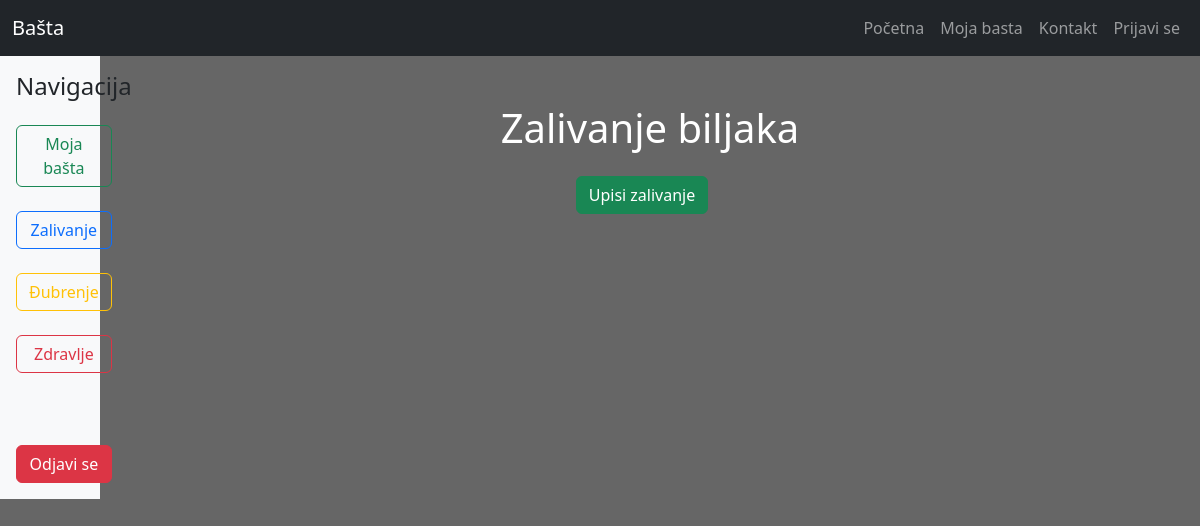
Before: /Basta/pages/zalivanje.php (signed in) with the older database file.
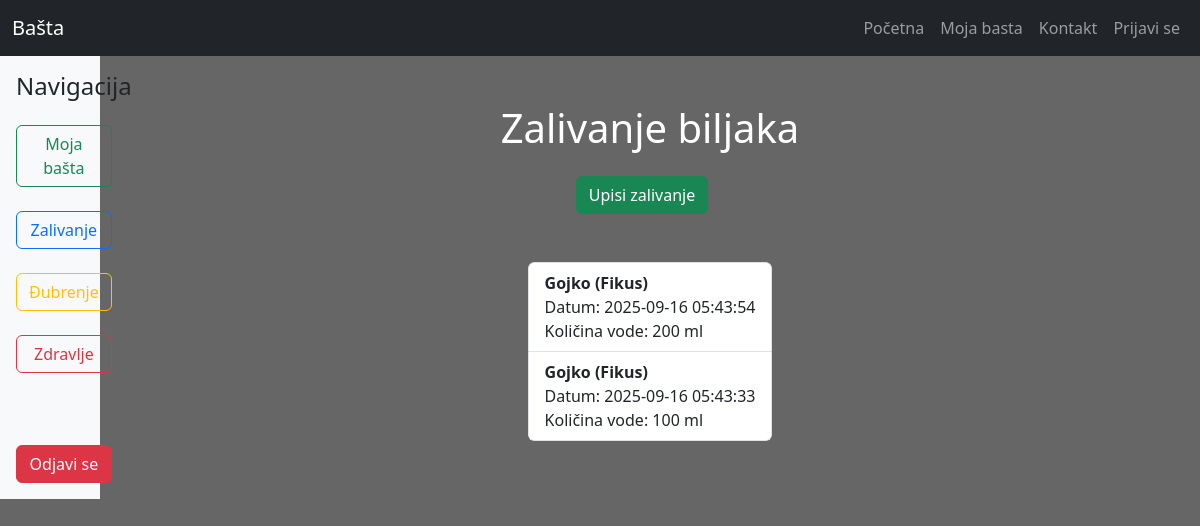
After: the same page with the newer database file.
### tables this page shows
CREATE TABLE IF NOT EXISTS `zalivanje` (
  `zalivanje_id` int NOT NULL AUTO_INCREMENT,
  `basta_id` int NOT NULL,
  `datum` datetime NOT NULL,
  `kolicina` int NOT NULL,
  PRIMARY KEY (`zalivanje_id`),
  KEY `basta_id` (`basta_id`)
);

CREATE TABLE IF NOT EXISTS `basta` (
  `basta_id` int NOT NULL AUTO_INCREMENT,
  `korisnik_id` int NOT NULL,
  `biljka_id` int NOT NULL,
  `datum_dodavanja` datetime NOT NULL,
  `nadimak` varchar(30) DEFAULT NULL,
  `lokacija` varchar(30) NOT NULL,
  PRIMARY KEY (`basta_id`),
  KEY `korisnik_id` (`korisnik_id`,`biljka_id`),
  KEY `biljka_id` (`biljka_id`)
);

CREATE TABLE IF NOT EXISTS `biljke` (
  `biljka_id` int NOT NULL AUTO_INCREMENT,
  `naziv` varchar(50) NOT NULL,
  `latinski_naziv` varchar(50) NOT NULL,
  `tip` varchar(50) NOT NULL,
  `slika` varchar(255) NOT NULL,
  `zalivanje_dani` varchar(255) NOT NULL,
  `kolicina_vode` varchar(255) NOT NULL,
  `djubrenje_dani` varchar(255) NOT NULL,
  `tip_djubriva` varchar(255) NOT NULL,
  `osvetljenje` varchar(100) NOT NULL,
  PRIMARY KEY (`biljka_id`)
);

### Basta/classes/Zalivanje.php (called while the page is built, shortened)
<?php
class Zalivanje implements CrudInterface{
    private $conn;
    public function __construct($conn) {
        $this->conn = $conn;
    }
    public function zalivanjaPoKorisniku($korisnik_id) {
        $query = "
        SELECT
        zalivanje.datum,
        zalivanje.kolicina,
        zalivanje.zalivanje_id,
        basta.nadimak,
        biljke.naziv
        FROM zalivanje
        INNER JOIN basta ON zalivanje.basta_id = basta.basta_id
        INNER JOIN biljke ON basta.biljka_id = biljke.biljka_id
        WHERE basta.korisnik_id = ?
        ORDER BY zalivanje.datum DESC";
        $stmt = $this->conn->prepare($query);
        $stmt->bind_param("i", $korisnik_id);
        $stmt->execute();
        $result = $stmt->get_result();
        return $result->fetch_all(MYSQLI_ASSOC);
    }
}

### Basta/pages/zalivanje.php (the view, shortened to what this page needs)
<?php
require_once '../config/db.php';
require_once '../classes/Zalivanje.php';
include '../includes/navbar.php';
$zalivanje = new Zalivanje($conn);
$korisnik_id = $_SESSION['korisnik_id'];
$podaci = $zalivanje->zalivanjaPoKorisniku($korisnik_id);
?>
<!DOCTYPE html>
<html>
<head>
    <link rel="stylesheet" href="../assets/css/style.css">
    <link href="https://cdn.jsdelivr.net/npm/bootstrap@5.3.3/dist/css/bootstrap.min.css" rel="stylesheet">
</head>
<body class="custom-bg">
    <div class="container-fluid">
        <div class="row">
            <?php include '../includes/navigacija.php';?>
            <div class="col-md-11 d-flex flex-column align-items-center p-5">
                <h1 class="text-center mb-4">Zalivanje biljaka</h1>
                <div class="d-flex justify-content-center mb-5">
                    <a href="upisi_zalivanje.php" class="btn btn-success me-3">Upisi zalivanje</a>
                </div>
                <div class="list-group overflow-auto" style="max-height: 500px;">
                    <?php foreach ($podaci as $z): ?>
                        <div class="list-group-item">
                            <strong><?= htmlspecialchars($z['nadimak']) ?> (<?= htmlspecialchars($z['naziv']) ?>)</strong><br>
                            Datum: <?= htmlspecialchars($z['datum']) ?><br>
                            Količina vode: <?= htmlspecialchars($z['kolicina']) ?> ml
                        </div>
                        <?php endforeach; ?>
                    </div>
                </div>
            </div>
        </div>
</body>
</html>

### Basta/includes/navbar.php (shortened to what this page needs)
<nav class="navbar navbar-expand-lg navbar-dark bg-dark">
  <div class="container-fluid">
    <a class="navbar-brand">Bašta</a>
    <div class="collapse navbar-collapse" id="navbarNav">
      <ul class="navbar-nav ms-auto">
        <li class="nav-item">
          <a class="nav-link" href="/Basta/index.php">Početna</a>
        </li>
        <li class="nav-item">
          <a class="nav-link" href="/Basta/pages/moja_basta.php">Moja basta</a>
        </li>
        <li class="nav-item">
          <a class="nav-link" href="/Basta/pages/kontakt.php">Kontakt</a>
        </li>
        <li class="nav-item">
          <a class="nav-link" href="/Basta/pages/login.php">Prijavi se</a>
        </li>
      </ul>
    </div>
  </div>
</nav>

### Basta/includes/navigacija.php
<div class="col-md-1 bg-light d-flex flex-column p-3">
    <h4 class="mb-4 text-dark">Navigacija</h4>
    <div class="d-grid gap-4">
        <a href="moja_basta.php" class="btn btn-outline-success">Moja bašta</a>
        <a href="zalivanje.php" class="btn btn-outline-primary">Zalivanje</a>
        <a href="djubrenje.php" class="btn btn-outline-warning">Đubrenje</a>
        <a href="zdravlje.php" class="btn btn-outline-danger">Zdravlje</a>
        <a href="../actions/logout.php" class="btn btn-danger mt-5">Odjavi se</a>
    </div>
</div>

### Basta/assets/css/style.css (style rules this page uses)
.custom-bg { background-color: #666666; color: white; }

Changed rows visible on the page:
added zalivanje: basta.nadimak "Gojko", biljke.naziv "Fikus", datum "2025-09-16 05:43:54", kolicina "200"
added zalivanje: basta.nadimak "Gojko", biljke.naziv "Fikus", datum "2025-09-16 05:43:33", kolicina "100"
